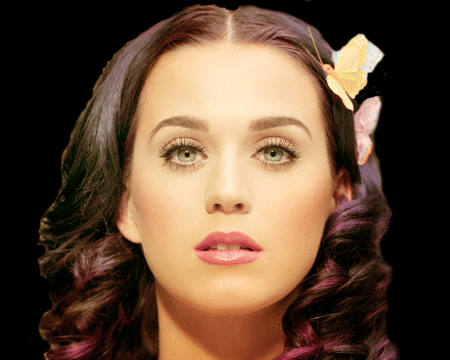
#> input picture Image/test_image.png, 450 x 360 px, given in place of the camera
$ jupyter execute LiveSketch.ipynb
#> lines starting #> are read from the running program, lines starting #| are printed output that depends on the picture; after the words box and inside, x2 and y2 are one past the last pixel; in counts of white or black regions, pixels touching at a corner belong together
#> further down, frame is the input picture: shape (360, 450, 3); mean B, G, R 54.4, 73.8, 98.1
[cell 1]
import cv2
import numpy as np

[cell 2]
# our sketch generating function
def sketch(img):

    # convert image to gray scale
    im_gray=cv2.cvtColor(img, cv2.COLOR_BGR2GRAY)
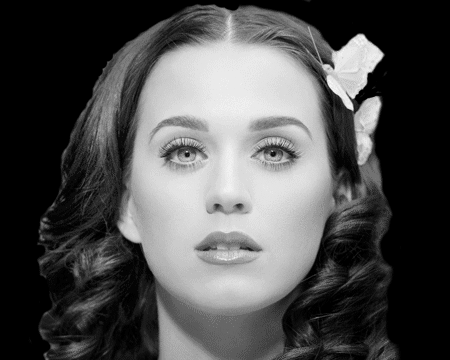
#> im_gray: shape (360, 450); min 0, max 247, mean 78.8

    # clean up image by gaussian blur
    im_gray_blur= cv2.GaussianBlur(im_gray,(5,5),0)

    # extract edges
    canny_edge=cv2.Canny(im_gray_blur,30,130)
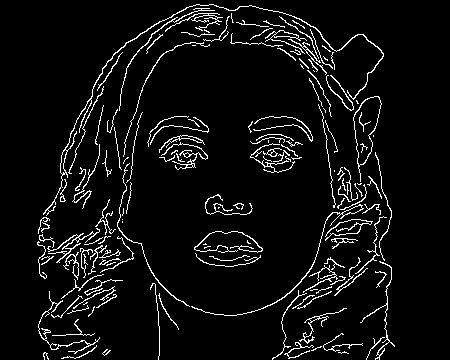
#> canny_edge: shape (360, 450); 5.9% white in thin lines or dots, all inside (x1, y1, x2, y2) = (37, 4, 395, 360)

    # do an invert binarize the image
    res, mask =cv2.threshold(canny_edge,127,255,cv2.THRESH_BINARY_INV)

    return mask

[cell 3]
# Intialize webcam, cap is object provided by videocapture
# it contains boolean indicating if it was sucessful(ret)
# it also contains image captur
cap=cv2.VideoCapture(0)
cap.set(3,1366)
cap.set(4,768)

while (cap.isOpened()):
    ret, frame=cap.read()
    cv2.imshow('liveSketch',sketch(frame))
    if cv2.waitKey(1) == 13 :  # 13 is the enter key
#> (key Esc is pressed here)
        break
cap.release()
cv2.destroyAllWindows()
